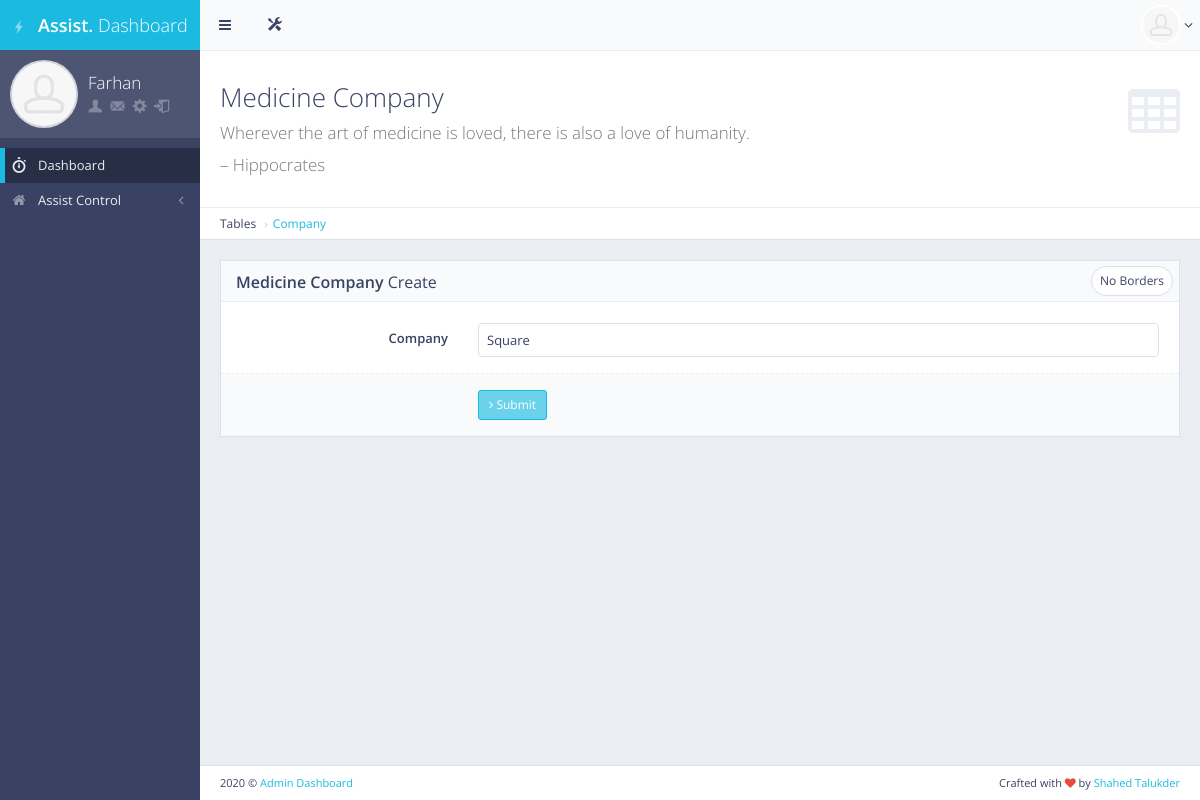
/edit_medicine_company/6/ (signed in), run on an earlier commit of the app's database.
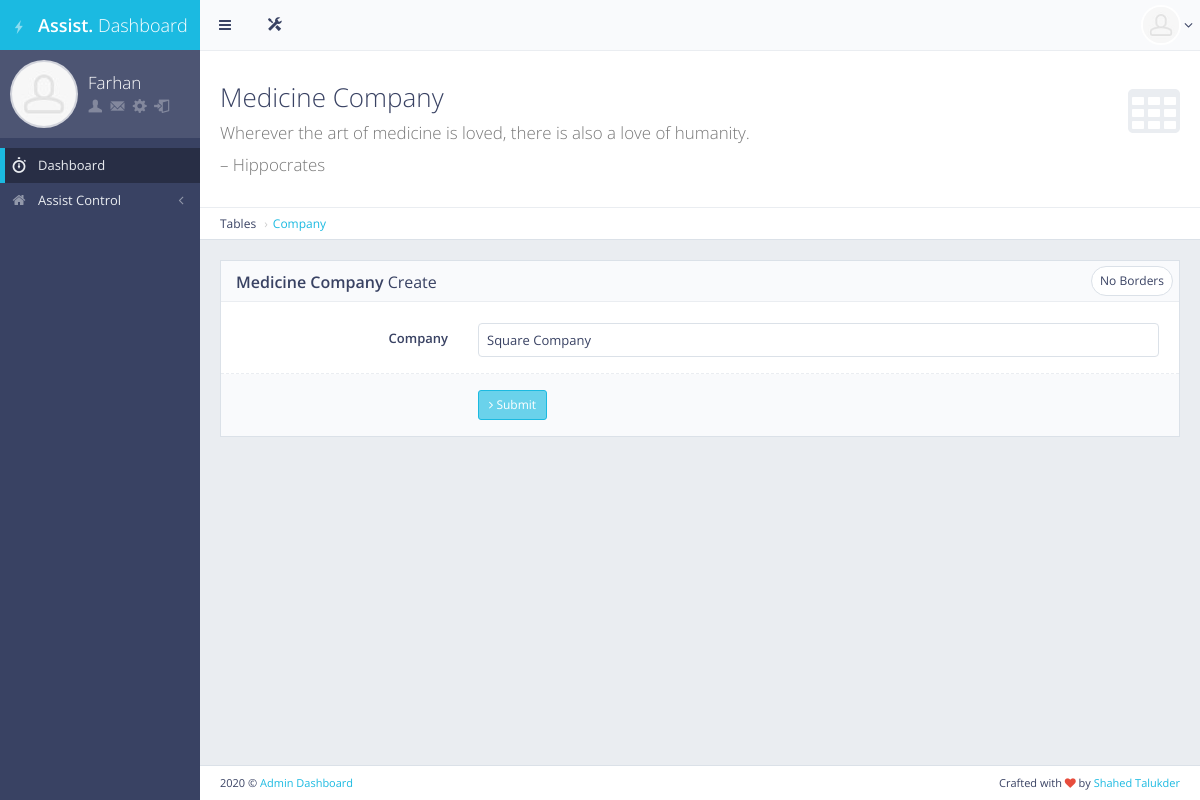
And on a later commit of the database.
### main/models.py (models this page shows, shortened)
class MedicineCompany(models.Model):
    company_name = models.CharField(max_length=120,blank=True,null=True)
    class Meta:
        db_table = "medicine_company"

### frontend/views.py (the view)
# urls.py: url(r'^edit_medicine_company/(?P<id>.*)/$', views.edit_medicine_company, name="edit_medicine_company"),
def edit_medicine_company(request,id):
    if request.user.is_authenticated and request.user.is_assistant:
        cmp = MedicineCompany.objects.filter(pk=id)
        if request.method == "POST":
            cmp = MedicineCompany.objects.filter(pk=id).update(company_name=request.POST.get('companyName'))
            return redirect('/company')
        return render(request, 'front/edit_medicine_company.html',{"title":"Update","cmp":cmp[0]})
    else:
        return redirect('/')

### frontend/templates/front/edit_medicine_company.html (shortened to what this page needs)
{%extends 'front/base.html'%}
{%load static%}
{%block main_content%}
<div id="page-content">
    <div class="content-header">
        <div class="header-section">
            <h1>
                <i class="fa fa-table"></i>Medicine Company<br><small>Wherever the art of medicine is loved, there is also a love of humanity.</small><br/><small>– Hippocrates</small>
            </h1>
        </div>
    </div>
    <ul class="breadcrumb breadcrumb-top">
        <li>Tables</li>
        <li><a href="">Company</a></li>
    </ul>
    <div class="row">
        <div class="col-md-12">
            <div class="block">
                <div class="block-title">
                    <div class="block-options pull-right">
                        <a href="javascript:void(0)" class="btn btn-alt btn-sm btn-default toggle-bordered enable-tooltip" data-toggle="button" title="" data-original-title="Toggles .form-bordered class">No Borders</a>
                    </div>
                    <h2><strong>Medicine Company</strong> Create</h2>
                </div>
                <form method="POST" class="form-horizontal form-bordered">
                    <div class="form-group">
                        <label class="col-md-3 control-label">Company</label>
                        <div class="col-md-9">
                            <input class="form-control" name="companyName" id="username" placeholder="Enter Comapany Name" value="{{cmp.company_name}}" />
                        </div>
                    </div>
                    <div class="form-group form-actions">
                        <div class="col-md-9 col-md-offset-3">
                            <button type="submit" class="btn btn-sm btn-primary"><i class="fa fa-angle-right"></i> Submit</button>
                        </div>
                    </div>
                </form>
            </div>
        </div>
    </div>
</div>
{%endblock main_content%}

What changed in the data, as far as the page shows it:
changed MedicineCompany: companyName "Square" → "Square Company"
